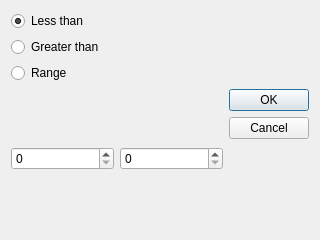
<?xml version="1.0" encoding="UTF-8"?>
<ui version="4.0">
 <class>Dialogbinarization</class>
 <widget class="QDialog" name="Dialogbinarization">
  <property name="geometry">
   <rect>
    <x>0</x>
    <y>0</y>
    <width>320</width>
    <height>240</height>
   </rect>
  </property>
  <property name="windowTitle">
   <string>Dialog</string>
  </property>
  <layout class="QGridLayout" name="gridLayout">
   <item row="0" column="0">
    <widget class="QRadioButton" name="radioButton">
     <property name="text">
      <string>Less than</string>
     </property>
     <property name="checked">
      <bool>true</bool>
     </property>
    </widget>
   </item>
   <item row="3" column="0">
    <widget class="QRadioButton" name="radioButton_3">
     <property name="text">
      <string>Range</string>
     </property>
    </widget>
   </item>
   <item row="4" column="0">
    <widget class="QSpinBox" name="spinBox">
     <property name="maximum">
      <number>255</number>
     </property>
    </widget>
   </item>
   <item row="4" column="1">
    <widget class="QSpinBox" name="spinBox_2">
     <property name="maximum">
      <number>255</number>
     </property>
    </widget>
   </item>
   <item row="2" column="0">
    <widget class="QRadioButton" name="radioButton_2">
     <property name="text">
      <string>Greater than</string>
     </property>
    </widget>
   </item>
   <item row="4" column="2">
    <widget class="QDialogButtonBox" name="buttonBox">
     <property name="orientation">
      <enum>Qt::Vertical</enum>
     </property>
     <property name="standardButtons">
      <set>QDialogButtonBox::Cancel|QDialogButtonBox::Ok</set>
     </property>
    </widget>
   </item>
  </layout>
 </widget>
 <resources/>
 <connections>
  <connection>
   <sender>buttonBox</sender>
   <signal>accepted()</signal>
   <receiver>Dialogbinarization</receiver>
   <slot>accept()</slot>
   <hints>
    <hint type="sourcelabel">
     <x>248</x>
     <y>254</y>
    </hint>
    <hint type="destinationlabel">
     <x>157</x>
     <y>274</y>
    </hint>
   </hints>
  </connection>
  <connection>
   <sender>buttonBox</sender>
   <signal>rejected()</signal>
   <receiver>Dialogbinarization</receiver>
   <slot>reject()</slot>
   <hints>
    <hint type="sourcelabel">
     <x>316</x>
     <y>260</y>
    </hint>
    <hint type="destinationlabel">
     <x>286</x>
     <y>274</y>
    </hint>
   </hints>
  </connection>
 </connections>
</ui>
